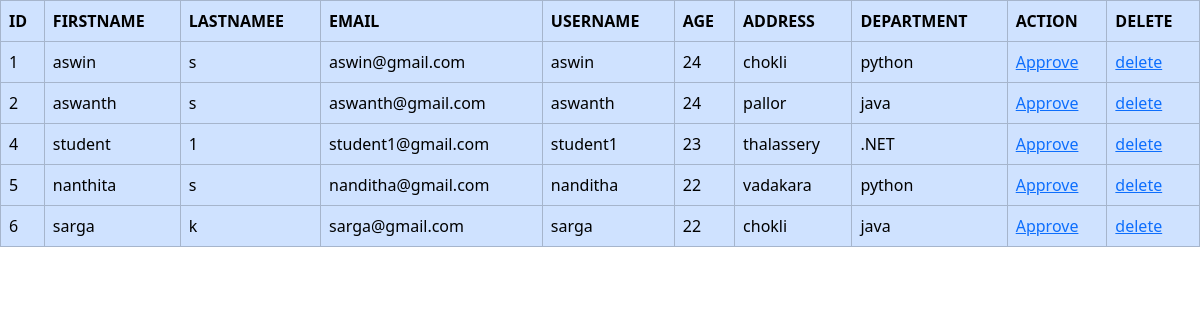
Screenshot of /viewstudent with the database file from the repository.
### webapp/models.py (models this page shows)
class Student(models.Model):
    depid=models.ForeignKey(department,on_delete=models.CASCADE)
    sid=models.ForeignKey(user,on_delete=models.CASCADE)
    age=models.IntegerField()
    address=models.CharField(max_length=100)

class user(AbstractUser):
    usertype=models.CharField(max_length=100)

class department(models.Model):
    dep_name=models.CharField(max_length=100)

### webapp/views.py (the view)
# urls.py: path('viewstudent',views.viewstudent,name='viewstudent'),
def viewstudent(request):
    x=Student.objects.all()
    return render(request,'viewstudent.html',{'x1':x})

### webapp/templates/viewstudent.html (shortened to what this page needs)
<!DOCTYPE html>
<html lang="en">
<head>
    <link href="https://cdn.jsdelivr.net/npm/bootstrap@5.3.3/dist/css/bootstrap.min.css" rel="stylesheet">
</head>
<body>
    <table class="table table-bordered table-primary">
        <tr>
            <th>ID</th>
            <th>FIRSTNAME</th>
            <th>LASTNAMEE</th>
            <th>EMAIL</th>
            <th>USERNAME</th>
            <th>AGE</th>
            <th>ADDRESS</th>
            <th>DEPARTMENT</th>
            <th>ACTION</th>
            <th>DELETE</th>
        </tr>
        {% for i in x1 %}
        <tr>
            <td>{{i.id}}</td>
            <td>{{i.sid.first_name}}</td>
            <td>{{i.sid.last_name}}</td>
            <td>{{i.sid.email}}</td>
            <td>{{i.sid.username}}</td>
            <td>{{i.age}}</td>
            <td>{{i.address}}</td>
            <td>{{i.depid.dep_name}}</td>
            <td><a href="approve/{{i.id}}">Approve</a></td>
            <td><a href="deletestud/{{i.sid_id}}">delete</a></td>
        </tr>
        {% endfor %}
    </table>
</body>
</html>

### rows the page displays
Student: id "1", sid.first_name "aswin", sid.last_name "s", sid.email "aswin@gmail.com", sid.username "aswin", age "24", address "chokli", depid.dep_name "python"
Student: id "2", sid.first_name "aswanth", sid.last_name "s", sid.email "aswanth@gmail.com", sid.username "aswanth", age "24", address "pallor", depid.dep_name "java"
Student: id "4", sid.first_name "student", sid.last_name "1", sid.email "student1@gmail.com", sid.username "student1", age "23", address "thalassery", depid.dep_name ".NET"
Student: id "5", sid.first_name "nanthita", sid.last_name "s", sid.email "nanditha@gmail.com", sid.username "nanditha", age "22", address "vadakara", depid.dep_name "python"
Student: id "6", sid.first_name "sarga", sid.last_name "k", sid.email "sarga@gmail.com", sid.username "sarga", age "22", address "chokli", depid.dep_name "java"
